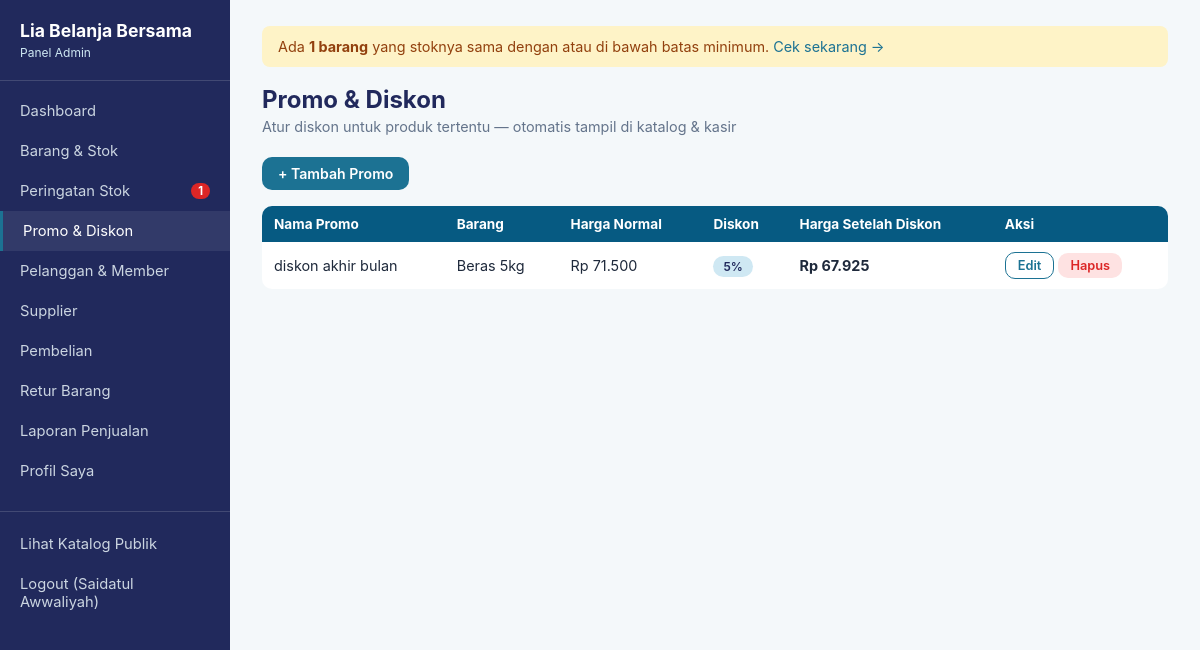
/admin/promo.php (signed in), run on the app's committed database.
### tables this page shows
CREATE TABLE `promo` (
  `id_promo` int(11) NOT NULL,
  `nama_promo` varchar(50) DEFAULT NULL,
  `diskon_persen` int(11) DEFAULT NULL,
  `id_barang` int(11) DEFAULT NULL,
  `created_at` timestamp NOT NULL DEFAULT current_timestamp(),
  `updated_at` timestamp NOT NULL DEFAULT current_timestamp() ON UPDATE current_timestamp()
);

CREATE TABLE `barang` (
  `id_barang` int(11) NOT NULL,
  `nama_barang` varchar(50) DEFAULT NULL,
  `id_jenis` int(11) DEFAULT NULL,
  `stok` int(11) DEFAULT NULL,
  `harga_jual` decimal(10,2) DEFAULT NULL,
  `created_at` timestamp NOT NULL DEFAULT current_timestamp(),
  `updated_at` timestamp NOT NULL DEFAULT current_timestamp() ON UPDATE current_timestamp()
);

### includes/functions.php (called while the page is built, shortened)
<?php
function rupiah($angka): string {
    return 'Rp ' . number_format((float)$angka, 0, ',', '.');
}
function e($str): string {
    return htmlspecialchars((string)$str, ENT_QUOTES, 'UTF-8');
}

### admin/promo.php (the view, shortened to what this page needs)
<?php
require_once __DIR__ . '/../includes/config.php';
require_once __DIR__ . '/../includes/functions.php';
$daftarPromo = $pdo->query("
    SELECT p.*, b.nama_barang, b.harga_jual
    FROM promo p
    LEFT JOIN barang b ON p.id_barang = b.id_barang
    ORDER BY p.id_promo DESC
")->fetchAll();
require_once __DIR__ . '/../includes/admin_header.php';
?>
<h1>Promo & Diskon</h1>
<p class="subtitle">Atur diskon untuk produk tertentu — otomatis tampil di katalog & kasir</p>
<a href="promo_form.php" class="btn btn-primary" style="margin-bottom:16px; display:inline-block;">+ Tambah Promo</a>
<table class="data">
  <tr><th>Nama Promo</th><th>Barang</th><th>Harga Normal</th><th>Diskon</th><th>Harga Setelah Diskon</th><th>Aksi</th></tr>
  <?php foreach ($daftarPromo as $p):
      $harga = (float)($p['harga_jual'] ?? 0);
      $final = $harga - ($harga * $p['diskon_persen'] / 100);
  ?>
  <tr>
    <td><?= e($p['nama_promo']) ?></td>
    <td><?= e($p['nama_barang'] ?? '(barang dihapus)') ?></td>
    <td><?= rupiah($harga) ?></td>
    <td><span class="badge badge-info"><?= (int)$p['diskon_persen'] ?>%</span></td>
    <td><strong><?= rupiah($final) ?></strong></td>
    <td>
      <a class="btn btn-outline btn-sm" href="promo_form.php?id=<?= (int)$p['id_promo'] ?>">Edit</a>
      <a class="btn btn-danger btn-sm" href="promo_delete.php?id=<?= (int)$p['id_promo'] ?>"
         onclick="return confirm('Yakin hapus promo ini?');">Hapus</a>
    </td>
  </tr>
  <?php endforeach; ?>
</table>
<?php require_once __DIR__ . '/../includes/admin_footer.php'; ?>

### assets/css/style.css (style rules this page uses)
:root { --navy: #21295C; --deepblue: #065A82; --teal: #1C7293; --ice: #CFE8F3; --bg: #F4F8FA; --text: #1E293B; --muted: #64748B; --white: #FFFFFF; --danger: #DC2626; --success: #059669; --radius: 10px; }
* { box-sizing: border-box; }
body { margin: 0; font-family: -apple-system, "Segoe UI", Roboto, Arial, sans-serif; background: var(--bg); color: var(--text); }
a { color: var(--teal); text-decoration: none; }
.content h1 { font-size: 1.5rem; color: var(--navy); margin: 0 0 4px; }
.content .subtitle { color: var(--muted); margin: 0 0 22px; font-size: 0.9rem; }
table.data { width: 100%; border-collapse: collapse; background: var(--white); border-radius: var(--radius); overflow: hidden; }
table.data th { background: var(--deepblue); color: var(--white); text-align: left; padding: 10px 12px; font-size: 0.85rem; }
table.data td { padding: 10px 12px; border-bottom: 1px solid #EEF2F6; font-size: 0.9rem; }
table.data tr:last-child td { border-bottom: none; }
.badge { padding: 3px 10px; border-radius: 20px; font-size: 0.75rem; font-weight: 600; }
.badge-info { background: var(--ice); color: var(--navy); }
.btn { display: inline-block; padding: 8px 16px; border-radius: var(--radius); border: none; cursor: pointer; font-size: 0.88rem; font-weight: 600; text-decoration: none; }
.btn-primary { background: var(--teal); color: var(--white); }
.btn-danger { background: #FEE2E2; color: var(--danger); }
.btn-sm { padding: 5px 12px; font-size: 0.8rem; }
.btn-outline { background: var(--white); border: 1px solid var(--teal); color: var(--teal); }

### data on the page
promo: nama_promo "diskon akhir bulan", id_barang.nama_barang "Beras 5kg", id_barang.harga_jual "Rp 71.500", diskon_persen "5", rupiah($final) "Rp 67.925"

### other printed values
$item['label'] "Dashboard"
$item['label'] "Barang & Stok"
$item['label'] "Peringatan Stok"
$jumlahStokMenipis "1"
$item['label'] "Promo & Diskon"
$item['label'] "Pelanggan & Member"
$item['label'] "Supplier"
$item['label'] "Pembelian"
$item['label'] "Retur Barang"
$item['label'] "Laporan Penjualan"
$item['label'] "Profil Saya"
$_SESSION['nama_karyawan'] "Saidatul Awwaliyah"
